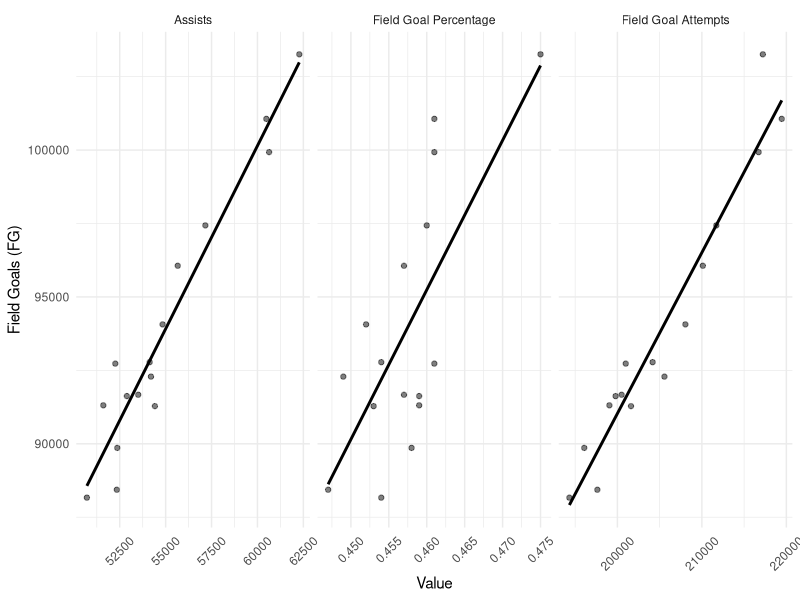
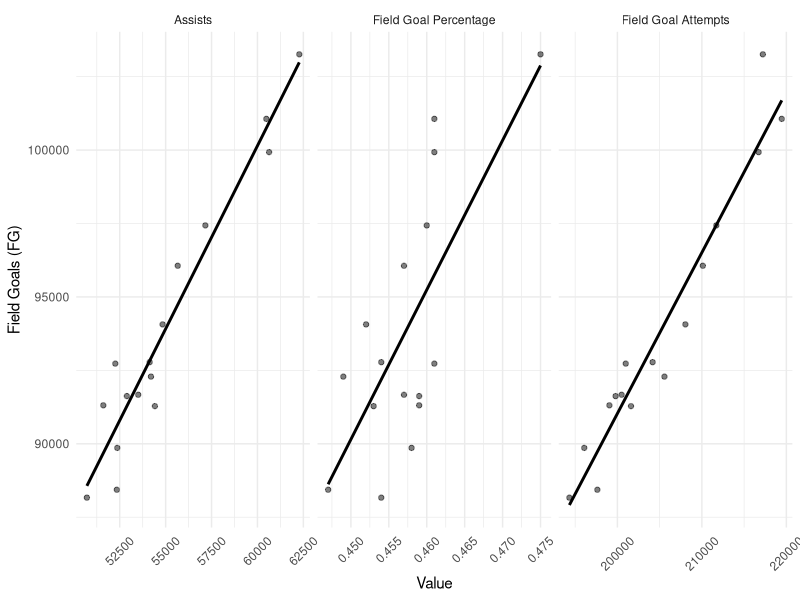

These figures' R source, in order:
if(!require(dplyr)){install.packages('dplyr', dependencies = TRUE)}
if(!require(tidyr)){install.packages('tidyr', dependencies = TRUE)}
if(!require(ggplot2)){install.packages('ggplot2', dependencies = TRUE)}
library(dplyr)
library(tidyr)
library(ggplot2)

cleaned_nba_data <- read.csv("inputs/data/cleaned_nba_data.csv")
nba_long <- cleaned_nba_data %>%
  gather(key = "variable", value = "value", AST, FG_percent, FGA) %>%
  mutate(variable = factor(variable, levels = c("AST", "FG_percent", "FGA"),
                           labels = c("Assists", "Field Goal Percentage", "Field Goal Attempts")))

# Creating the plot with specified order of variable names
p <- ggplot(nba_long, aes(x = value, y = FG)) +
  geom_point(alpha = 0.5) +
  facet_wrap(~variable, scales = 'free_x') +
  geom_smooth(method = "lm", se = FALSE, color = "black") +
  theme_minimal() +
  theme(axis.text.x = element_text(angle = 45, vjust = 0.5)) +  # Rotate x-axis labels to avoid overlap
  labs(x = "Value",
       y = "Field Goals (FG)")

# Print the plot
print(p)


ggsave(
  "replication/plots/figure3.png",
  height = 12,
  width = 16,
  units = "in",
  dpi = 300
)

